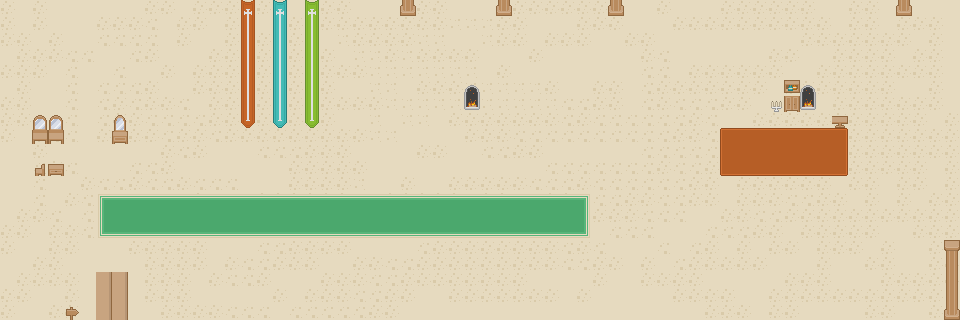

This game map was drawn from its Tiled (.tmx) file and the tilesets committed beside it. A one-line description and the trimmed map source follow:
An orthogonal 60x20 tile map with 16x16 px tiles, 3 tile layers (Terreno base, decorado, Terreno sobre terreno) and 2 objects (mapa1, h).

<map version="1.0" tiledversion="1.0.3" orientation="orthogonal" renderorder="right-down" width="60" height="20" tilewidth="16" tileheight="16" nextobjectid="48">
 <tileset firstgid="1" name="tiles16" tilewidth="16" tileheight="16" spacing="1" tilecount="1767" columns="57">
  <image source="tiles16.png" width="968" height="526" />
 </tileset>
 <layer name="Terreno base" width="60" height="20">
  <data>[1200 cells, 1200 non-empty, 4 distinct tile ids]</data>
 </layer>
 <layer name="decorado" width="60" height="20">
  <data>[1200 cells, 167 non-empty, 43 distinct tile ids]</data>
 </layer>
 <objectgroup name="puertassalidas">
  <object id="13" name="mapa1" x="128.833" y="292.357">
   <polyline points="0,0 0.666667,26.3571 -35.3333,27.6429 -35.3333,-8.35714 -1.33333,-8.35714 -0.666667,-1.28571" />
  </object>
 </objectgroup>
 <objectgroup name="zombies">
  <object id="47" name="h" x="214" y="168.5" />
 </objectgroup>
 <layer name="Terreno sobre terreno" width="60" height="20">
  <data>[1200 cells, 6 non-empty, 1 distinct tile ids]</data>
 </layer>
</map>
